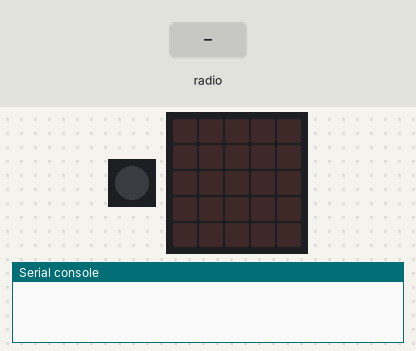
Simulated run of this program. Board: Calliope mini (MakeCode). On the bench: 1 RGB LEDs in strip order, left to right, the board's 5×5 LED display, the last lines printed to the serial console. Inputs (shaded band) come from the test bench.

Above: at 6.2 s.
6.3 s: radio message "1" arrives
At 6.8 s:
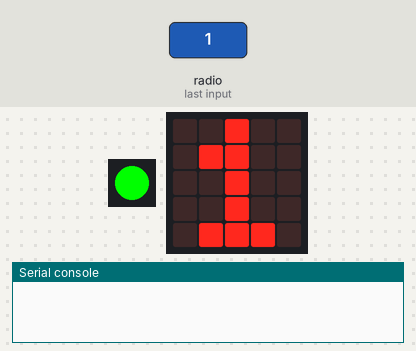
At 7.9 s:
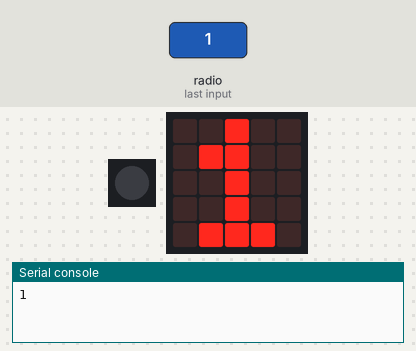
Timing chart, 0 to 9.4 s (numbered marks = the images above; inputs shaded):
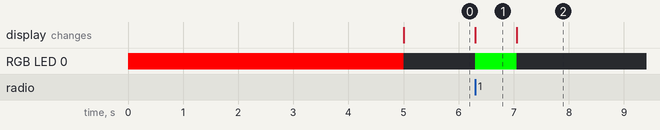

The program:

main.ts
```typescript
radio.onReceivedString(function (receivedString) {
    basic.setLedColor(0x00ff00)
    basic.showString(receivedString)
    serial.writeLine(receivedString)
    basic.turnRgbLedOff()
})
basic.setLedColor(0xff0000)
serial.setBaudRate(BaudRate.BaudRate115200)
serial.redirectToUSB()
basic.pause(5000)
radio.setGroup(82)
radio.setTransmitPower(7)
radio.setFrequencyBand(82)
basic.turnRgbLedOff()
basic.forever(function () {

})
```

test.ts
```typescript
// Hier kann man Tests durchführen; diese Datei wird nicht kompiliert, wenn dieses Paket als Erweiterung verwendet wird.
```

Measured:
- after the input at 6.3 s, RGB LED 0: off → RGB(0, 255, 0) at once, → off 0.75 s later; the display: changes at once (image 1)
- what the display in image 1 shows lasts 0.8 s, from 6.3 s to 7.1 s
